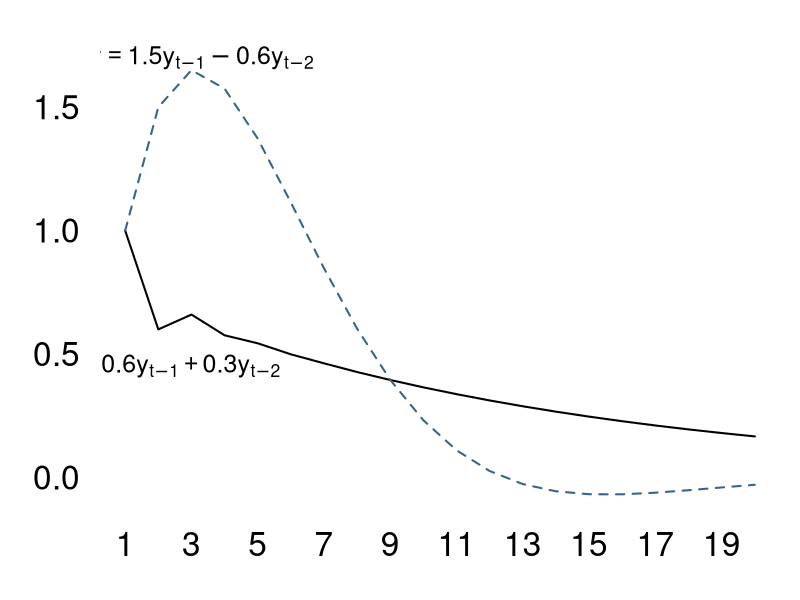

This chart was generated by the following R code:
# Simulate Impulse Response Function for AR(2) model
par(mar=c(4,5,2,1),las=1,cex.axis=2,cex.lab=2)

# Generate response functions
y1<-c(1,.6*1,rep(NA,18))
for(i in 3:20){
  y1[i]=.6*y1[i-1]+.3*y1[i-2]
}

y2<-c(1,1.5*1,rep(NA,18))
for(i in 3:20){
  y2[i]=1.5*y2[i-1]+-.6*y2[i-2]
}

# Plot results
plot(y1,type="l",lwd=2,ylim=c(-.1,1.7),xlab="",ylab="",axes=FALSE)
lines(y2,lwd=2,col="steelblue4",lty=2)
axis(1,tick=FALSE,at=1:20);axis(2,tick=FALSE)

text(2.4,y1[2]-.15,cex=1.5,expression(y==paste(0.6*y[t-1]+0.3*y[t-2])))
text(3.3,y2[3]+.05,cex=1.5,expression(y==paste(1.5*y[t-1]-0.6*y[t-2])))
